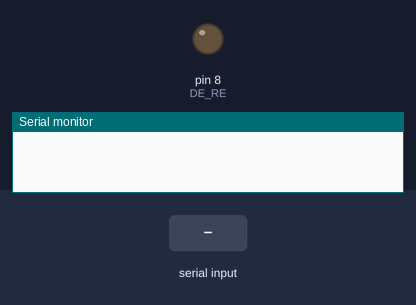
The sketch below on a simulated Arduino Uno, built with avr-gcc and run on an emulated ATmega328P. On the bench: output pins drawn as LEDs (lit = HIGH), the last lines printed to the serial monitor. Inputs (shaded band) come from the test bench.

Above: at 1.2 s.
1.3 s: "1\n" received over Serial
At 2.6 s:
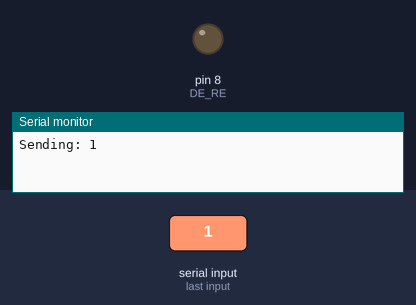
2.9 s: "1\n" received over the second serial link
At 3.06 s:
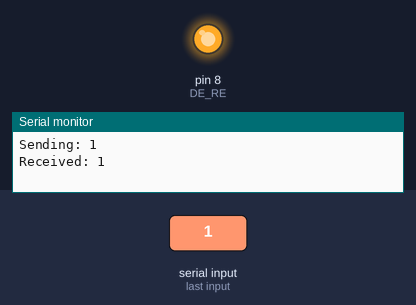
Timing chart, 0 to 5.9 s (numbered marks = the images above; inputs shaded):
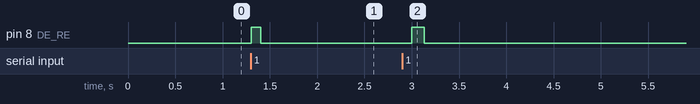

Measured:
- after the input at 1.3 s, pin 8 (DE_RE): LOW → HIGH at once, → LOW 0.10 s later
- after the input at 2.9 s, pin 8 (DE_RE): LOW → HIGH after 0.10 s, → LOW 0.13 s later

The sketch:

Two_way.ino
```cpp
#include <SoftwareSerial.h>

#define DE_RE 8  // Control pin for direction (HIGH for transmit, LOW for receive)
#define RX 2     // Define RX pin for SoftwareSerial
#define TX 3     // Define TX pin for SoftwareSerial

String sendMessage;
String receivedMessage;

SoftwareSerial mySerial(RX, TX);

void setup() {
  Serial.begin(9600);    // Initialize the Serial monitor for debugging
  mySerial.begin(9600);  // Initialize SoftwareSerial for sending data

  pinMode(DE_RE, OUTPUT);
  digitalWrite(DE_RE, LOW);  // Set to receive mode
}

void loop() {
  // Receiving Mode
  digitalWrite(DE_RE, LOW);  // Enable reception
  if (mySerial.available() > 0) {
    char receivedChar = mySerial.read();
    if (receivedChar == '\n') {
      Serial.print("Received: ");
      Serial.println(receivedMessage);  // Print the received message in the Serial monitor

      delay(100);  // Short delay to ensure message reception

      // Switch to sending mode and send acknowledgment
      digitalWrite(DE_RE, HIGH);  // Enable sending
      delay(10);  // Short delay to ensure mode switch
      mySerial.println("Recieved The Message");
      delay(100);  // Short delay to ensure message is sent

      receivedMessage = "";  // Reset the received message
      digitalWrite(DE_RE, LOW);  // Switch back to receive mode
    } else {
      receivedMessage += receivedChar;  // Append characters to the received message
    }
  }

  // Sending Mode
  if (Serial.available() > 0) {
    char inputChar = Serial.read();
    if (inputChar == '\n') {
      digitalWrite(DE_RE, HIGH);      // Enable sending
      mySerial.println(sendMessage);  // Send the message through SoftwareSerial with a newline character
      Serial.print("Sending: ");
      Serial.println(sendMessage);
      sendMessage = "";          // Reset the message
      delay(100);                // Short delay to allow message to be sent before switching to receive mode
      digitalWrite(DE_RE, LOW);  // Switch back to reception mode
    } else {
      sendMessage += inputChar;  // Append characters to the message
    }
  }
}
```
